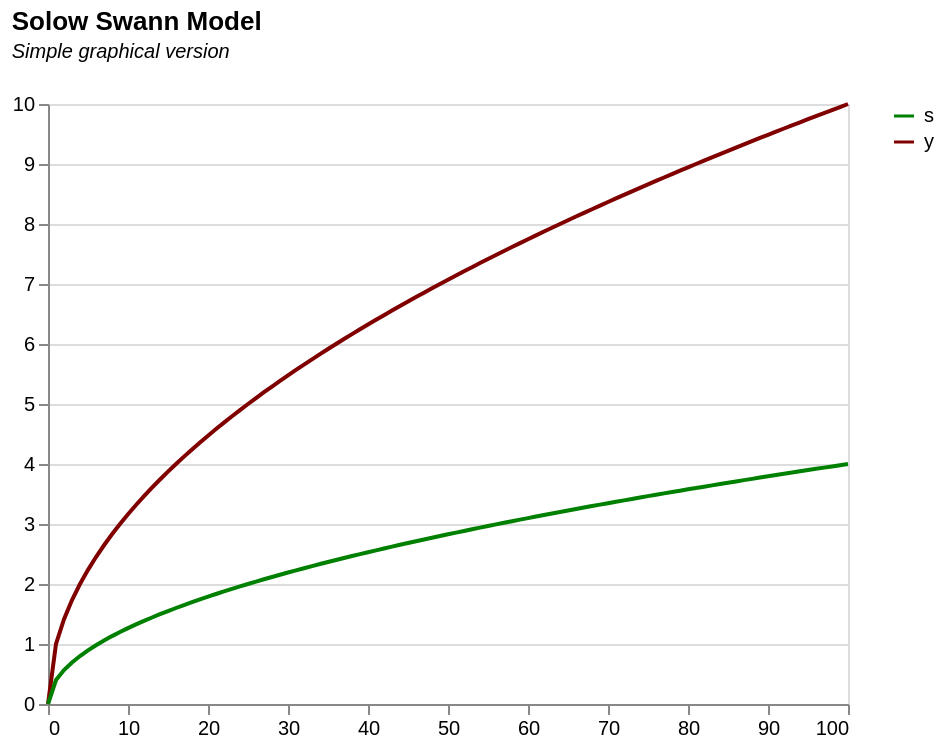

Write the Vega-Lite specification saved for this chart.
### Vega-Lite specification from a JSON file in a GitHub repository (floating-point values rounded to 4 significant figures)
{"$schema": "https://vega.github.io/schema/vega-lite/v5.json", "title": {"text": "Solow Swann Model", "subtitle": ["Simple graphical version", ""], "subtitleFontStyle": "italic", "subtitleFontSize": 10, "anchor": "start", "color": "black"}, "data": {"values": [{"k": "0", "y": "0", "s": "0", "s1": "0", "s2": "0", "s3": "0", "d": "0", "a": "0", "y2_a": "0", "y2_b": "0", "y2": "0", "a2": "0"}, {"k": "1", "y": "1", "s": "0.4", "s1": "0.2", "s2": "0.3", "s3": "0.9", "d": "0.05", "a": "0.35", "y2_a": "1", "y2_b": "0", "y2": "1", "a2": "0.25"}, {"k": "2", "y": "1.414213562", "s": "0.565685425", "s1": "0.4", "s2": "0.424264069", "s3": "1.8", "d": "0.1", "a": "0.465685425", "y2_a": "1.414213562", "y2_b": "0", "y2": "1.414213562", "a2": "0.324264069"}, {"k": "3", "y": "1.732050808", "s": "0.692820323", "s1": "0.6", "s2": "0.519615242", "s3": "2.7", "d": "0.15", "a": "0.542820323", "y2_a": "1.732050808", "y2_b": "0", "y2": "1.732050808", "a2": "0.369615242"}, {"k": "4", "y": "2", "s": "0.8", "s1": "0.8", "s2": "0.6", "s3": "3.6", "d": "0.2", "a": "0.6", "y2_a": "2", "y2_b": "0", "y2": "2", "a2": "0.4"}, {"k": "5", "y": "2.236067977", "s": "0.894427191", "s1": "1", "s2": "0.670820393", "s3": "4.5", "d": "0.25", "a": "0.644427191", "y2_a": "2.236067977", "y2_b": "0", "y2": "2.236067977", "a2": "0.420820393"}, {"k": "6", "y": "2.449489743", "s": "0.979795897", "s1": "1.2", "s2": "0.734846923", "s3": "5.4", "d": "0.3", "a": "0.679795897", "y2_a": "2.449489743", "y2_b": "0", "y2": "2.449489743", "a2": "0.434846923"}, {"k": "7", "y": "2.645751311", "s": "1.058300524", "s1": "1.4", "s2": "0.793725393", "s3": "6.3", "d": "0.35", "a": "0.708300524", "y2_a": "2.645751311", "y2_b": "0", "y2": "2.645751311", "a2": "0.443725393"}, {"k": "8", "y": "2.828427125", "s": "1.13137085", "s1": "1.6", "s2": "0.848528137", "s3": "7.2", "d": "0.4", "a": "0.73137085", "y2_a": "2.828427125", "y2_b": "0", "y2": "2.828427125", "a2": "0.448528137"}, {"k": "9", "y": "3", "s": "1.2", "s1": "1.8", "s2": "0.9", "s3": "8.1", "d": "0.45", "a": "0.75", "y2_a": "3", "y2_b": "0", "y2": "3", "a2": "0.45"}, {"k": "10", "y": "3.16227766", "s": "1.264911064", "s1": "2", "s2": "0.948683298", "s3": "9", "d": "0.5", "a": "0.764911064", "y2_a": "3.16227766", "y2_b": "0", "y2": "3.16227766", "a2": "0.448683298"}, {"k": "11", "y": "3.31662479", "s": "1.326649916", "s1": "2.2", "s2": "0.994987437", "s3": "9.9", "d": "0.55", "a": "0.776649916", "y2_a": "3.31662479", "y2_b": "0", "y2": "3.31662479", "a2": "0.444987437"}, {"k": "12", "y": "3.464101615", "s": "1.385640646", "s1": "2.4", "s2": "1.039230485", "s3": "10.8", "d": "0.6", "a": "0.785640646", "y2_a": "3.464101615", "y2_b": "0", "y2": "3.464101615", "a2": "0.439230485"}, {"k": "13", "y": "3.605551275", "s": "1.44222051", "s1": "2.6", "s2": "1.081665383", "s3": "11.7", "d": "0.65", "a": "0.79222051", "y2_a": "3.605551275", "y2_b": "0", "y2": "3.605551275", "a2": "0.431665383"}, {"k": "14", "y": "3.741657387", "s": "1.496662955", "s1": "2.8", "s2": "1.122497216", "s3": "12.6", "d": "0.7", "a": "0.796662955", "y2_a": "3.741657387", "y2_b": "0", "y2": "3.741657387", "a2": "0.422497216"}, {"k": "15", "y": "3.872983346", "s": "1.549193338", "s1": "3", "s2": "1.161895004", "s3": "13.5", "d": "0.75", "a": "0.799193338", "y2_a": "3.872983346", "y2_b": "0", "y2": "3.872983346", "a2": "0.411895004"}, {"k": "16", "y": "4", "s": "1.6", "s1": "3.2", "s2": "1.2", "s3": "14.4", "d": "0.8", "a": "0.8", "y2_a": "4", "y2_b": "0", "y2": "4", "a2": "0.4"}, {"k": "17", "y": "4.123105626", "s": "1.64924225", "s1": "3.4", "s2": "1.236931688", "s3": "15.3", "d": "0.85", "a": "0.79924225", "y2_a": "4.123105626", "y2_b": "0", "y2": "4.123105626", "a2": "0.386931688"}, {"k": "18", "y": "4.242640687", "s": "1.697056275", "s1": "3.6", "s2": "1.272792206", "s3": "16.2", "d": "0.9", "a": "0.797056275", "y2_a": "4.242640687", "y2_b": "0", "y2": "4.242640687", "a2": "0.372792206"}, {"k": "19", "y": "4.358898944", "s": "1.743559577", "s1": "3.8", "s2": "1.307669683", "s3": "17.1", "d": "0.95", "a": "0.793559577", "y2_a": "4.358898944", "y2_b": "0", "y2": "4.358898944", "a2": "0.357669683"}, {"k": "20", "y": "4.472135955", "s": "1.788854382", "s1": "4", "s2": "1.341640786", "s3": "18", "d": "1", "a": "0.788854382", "y2_a": "4.472135955", "y2_b": "0", "y2": "4.472135955", "a2": "0.341640786"}, {"k": "21", "y": "4.582575695", "s": "1.833030278", "s1": "4.2", "s2": "1.374772708", "s3": "18.9", "d": "1.05", "a": "0.783030278", "y2_a": "4.582575695", "y2_b": "0", "y2": "4.582575695", "a2": "0.324772708"}, {"k": "22", "y": "4.69041576", "s": "1.876166304", "s1": "4.4", "s2": "1.407124728", "s3": "19.8", "d": "1.1", "a": "0.776166304", "y2_a": "4.69041576", "y2_b": "0", "y2": "4.69041576", "a2": "0.307124728"}, {"k": "23", "y": "4.795831523", "s": "1.918332609", "s1": "4.6", "s2": "1.438749457", "s3": "20.7", "d": "1.15", "a": "0.768332609", "y2_a": "4.795831523", "y2_b": "0", "y2": "4.795831523", "a2": "0.288749457"}, {"k": "24", "y": "4.898979486", "s": "1.959591794", "s1": "4.8", "s2": "1.469693846", "s3": "21.6", "d": "1.2", "a": "0.759591794", "y2_a": "4.898979486", "y2_b": "0", "y2": "4.898979486", "a2": "0.269693846"}, {"k": "25", "y": "5", "s": "2", "s1": "5", "s2": "1.5", "s3": "22.5", "d": "1.25", "a": "0.75", "y2_a": "5", "y2_b": "0", "y2": "5", "a2": "0.25"}, {"k": "26", "y": "5.099019514", "s": "2.039607805", "s1": "5.2", "s2": "1.529705854", "s3": "23.4", "d": "1.3", "a": "0.739607805", "y2_a": "5.099019514", "y2_b": "0", "y2": "5.099019514", "a2": "0.229705854"}, {"k": "27", "y": "5.196152423", "s": "2.078460969", "s1": "5.4", "s2": "1.558845727", "s3": "24.3", "d": "1.35", "a": "0.728460969", "y2_a": "5.196152423", "y2_b": "0", "y2": "5.196152423", "a2": "0.208845727"}, {"k": "28", "y": "5.291502622", "s": "2.116601049", "s1": "5.6", "s2": "1.587450787", "s3": "25.2", "d": "1.4", "a": "0.716601049", "y2_a": "5.291502622", "y2_b": "0", "y2": "5.291502622", "a2": "0.187450787"}, {"k": "29", "y": "5.385164807", "s": "2.154065923", "s1": "5.8", "s2": "1.615549442", "s3": "26.1", "d": "1.45", "a": "0.704065923", "y2_a": "5.385164807", "y2_b": "0", "y2": "5.385164807", "a2": "0.165549442"}, {"k": "30", "y": "5.477225575", "s": "2.19089023", "s1": "6", "s2": "1.643167673", "s3": "27", "d": "1.5", "a": "0.69089023", "y2_a": "5.477225575", "y2_b": "0", "y2": "5.477225575", "a2": "0.143167673"}, {"k": "31", "y": "5.567764363", "s": "2.227105745", "s1": "6.2", "s2": "1.670329309", "s3": "27.9", "d": "1.55", "a": "0.677105745", "y2_a": "5.567764363", "y2_b": "0", "y2": "5.567764363", "a2": "0.120329309"}, {"k": "32", "y": "5.656854249", "s": "2.2627417", "s1": "6.4", "s2": "1.697056275", "s3": "28.8", "d": "1.6", "a": "0.6627417", "y2_a": "5.656854249", "y2_b": "0", "y2": "5.656854249", "a2": "0.097056275"}, {"k": "33", "y": "5.744562647", "s": "2.297825059", "s1": "6.6", "s2": "1.723368794", "s3": "29.7", "d": "1.65", "a": "0.647825059", "y2_a": "5.744562647", "y2_b": "0", "y2": "5.744562647", "a2": "0.073368794"}, {"k": "34", "y": "5.830951895", "s": "2.332380758", "s1": "6.8", "s2": "1.749285568", "s3": "30.6", "d": "1.7", "a": "0.632380758", "y2_a": "5.830951895", "y2_b": "0", "y2": "5.830951895", "a2": "0.049285568"}, {"k": "35", "y": "5.916079783", "s": "2.366431913", "s1": "7", "s2": "1.774823935", "s3": "31.5", "d": "1.75", "a": "0.616431913", "y2_a": "5.916079783", "y2_b": "0", "y2": "5.916079783", "a2": "0.024823935"}, {"k": "36", "y": "6", "s": "2.4", "s1": "7.2", "s2": "1.8", "s3": "32.4", "d": "1.8", "a": "0.6", "y2_a": "6", "y2_b": "0", "y2": "6", "a2": "0"}, {"k": "37", "y": "6.08276253", "s": "2.433105012", "s1": "7.4", "s2": "1.824828759", "s3": "33.3", "d": "1.85", "a": "0.583105012", "y2_a": "6.08276253", "y2_b": "0", "y2": "6.08276253", "a2": "-0.025171241"}, {"k": "38", "y": "6.164414003", "s": "2.465765601", "s1": "7.6", "s2": "1.849324201", "s3": "34.2", "d": "1.9", "a": "0.565765601", "y2_a": "6.164414003", "y2_b": "0", "y2": "6.164414003", "a2": "-0.050675799"}, {"k": "39", "y": "6.244997998", "s": "2.497999199", "s1": "7.8", "s2": "1.8734994", "s3": "35.1", "d": "1.95", "a": "0.547999199", "y2_a": "6.244997998", "y2_b": "0", "y2": "6.244997998", "a2": "-0.0765006"}, {"k": "40", "y": "6.32455532", "s": "2.529822128", "s1": "8", "s2": "1.897366596", "s3": "36", "d": "2", "a": "0.529822128", "y2_a": "6.32455532", "y2_b": "0", "y2": "6.32455532", "a2": "-0.102633404"}, {"k": "41", "y": "6.403124237", "s": "2.561249695", "s1": "8.2", "s2": "1.920937271", "s3": "36.9", "d": "2.05", "a": "0.511249695", "y2_a": "6.403124237", "y2_b": "0", "y2": "6.403124237", "a2": "-0.129062729"}, {"k": "42", "y": "6.480740698", "s": "2.592296279", "s1": "8.4", "s2": "1.94422221", "s3": "37.8", "d": "2.1", "a": "0.492296279", "y2_a": "6.480740698", "y2_b": "0", "y2": "6.480740698", "a2": "-0.15577779"}, {"k": "43", "y": "6.557438524", "s": "2.62297541", "s1": "8.6", "s2": "1.967231557", "s3": "38.7", "d": "2.15", "a": "0.47297541", "y2_a": "6.557438524", "y2_b": "0", "y2": "6.557438524", "a2": "-0.182768443"}, {"k": "44", "y": "6.633249581", "s": "2.653299832", "s1": "8.8", "s2": "1.989974874", "s3": "39.6", "d": "2.2", "a": "0.453299832", "y2_a": "6.633249581", "y2_b": "0", "y2": "6.633249581", "a2": "-0.210025126"}, {"k": "45", "y": "6.708203932", "s": "2.683281573", "s1": "9", "s2": "2.01246118", "s3": "40.5", "d": "2.25", "a": "0.433281573", "y2_a": "6.708203932", "y2_b": "0", "y2": "6.708203932", "a2": "-0.23753882"}, {"k": "46", "y": "6.782329983", "s": "2.712931993", "s1": "9.2", "s2": "2.034698995", "s3": "41.4", "d": "2.3", "a": "0.412931993", "y2_a": "6.782329983", "y2_b": "0", "y2": "6.782329983", "a2": "-0.265301005"}, {"k": "47", "y": "6.8556546", "s": "2.74226184", "s1": "9.4", "s2": "2.05669638", "s3": "42.3", "d": "2.35", "a": "0.39226184", "y2_a": "6.8556546", "y2_b": "0", "y2": "6.8556546", "a2": "-0.29330362"}, {"k": "48", "y": "6.92820323", "s": "2.771281292", "s1": "9.6", "s2": "2.078460969", "s3": "43.2", "d": "2.4", "a": "0.371281292", "y2_a": "6.92820323", "y2_b": "0", "y2": "6.92820323", "a2": "-0.321539031"}, {"k": "49", "y": "7", "s": "2.8", "s1": "9.8", "s2": "2.1", "s3": "44.1", "d": "2.45", "a": "0.35", "y2_a": "7", "y2_b": "0", "y2": "7", "a2": "-0.35"}, {"k": "50", "y": "7.071067812", "s": "2.828427125", "s1": "10", "s2": "2.121320344", "s3": "45", "d": "2.5", "a": "0.328427125", "y2_a": "7.071067812", "y2_b": "0", "y2": "7.071067812", "a2": "-0.378679656"}, {"k": "51", "y": "7.141428429", "s": "2.856571371", "s1": "10.2", "s2": "2.142428529", "s3": "45.9", "d": "2.55", "a": "0.306571371", "y2_a": "7.141428429", "y2_b": "1", "y2": "7.141428429", "a2": "-0.407571471"}, {"k": "52", "y": "7.211102551", "s": "2.88444102", "s1": "10.4", "s2": "2.163330765", "s3": "46.8", "d": "2.6", "a": "0.28444102", "y2_a": "7.211102551", "y2_b": "1.741101127", "y2": "7.211102551", "a2": "-0.436669235"}, {"k": "53", "y": "7.280109889", "s": "2.912043956", "s1": "10.6", "s2": "2.184032967", "s3": "47.7", "d": "2.65", "a": "0.262043956", "y2_a": "7.280109889", "y2_b": "2.408224685", "y2": "7.280109889", "a2": "-0.465967033"}, {"k": "54", "y": "7.348469228", "s": "2.939387691", "s1": "10.8", "s2": "2.204540769", "s3": "48.6", "d": "2.7", "a": "0.239387691", "y2_a": "7.348469228", "y2_b": "3.031433133", "y2": "7.348469228", "a2": "-0.495459231"}, {"k": "55", "y": "7.416198487", "s": "2.966479395", "s1": "11", "s2": "2.224859546", "s3": "49.5", "d": "2.75", "a": "0.216479395", "y2_a": "7.416198487", "y2_b": "3.623898318", "y2": "7.416198487", "a2": "-0.525140454"}, {"k": "56", "y": "7.483314774", "s": "2.993325909", "s1": "11.2", "s2": "2.244994432", "s3": "50.4", "d": "2.8", "a": "0.193325909", "y2_a": "7.483314774", "y2_b": "4.192962713", "y2": "7.483314774", "a2": "-0.555005568"}, {"k": "57", "y": "7.549834435", "s": "3.019933774", "s1": "11.4", "s2": "2.264950331", "s3": "51.3", "d": "2.85", "a": "0.169933774", "y2_a": "7.549834435", "y2_b": "4.743276394", "y2": "7.549834435", "a2": "-0.585049669"}, {"k": "58", "y": "7.615773106", "s": "3.046309242", "s1": "11.6", "s2": "2.284731932", "s3": "52.2", "d": "2.9", "a": "0.146309242", "y2_a": "7.615773106", "y2_b": "5.278031643", "y2": "7.615773106", "a2": "-0.615268068"}, {"k": "59", "y": "7.681145748", "s": "3.072458299", "s1": "11.8", "s2": "2.304343724", "s3": "53.1", "d": "2.95", "a": "0.122458299", "y2_a": "7.681145748", "y2_b": "5.799546135", "y2": "7.681145748", "a2": "-0.645656276"}, {"k": "60", "y": "7.745966692", "s": "3.098386677", "s1": "12", "s2": "2.323790008", "s3": "54", "d": "3", "a": "0.098386677", "y2_a": "7.745966692", "y2_b": "6.309573445", "y2": "7.745966692", "a2": "-0.676209992"}, {"k": "61", "y": "7.810249676", "s": "3.12409987", "s1": "12.2", "s2": "2.343074903", "s3": "54.9", "d": "3.05", "a": "0.07409987", "y2_a": "7.810249676", "y2_b": "6.809483128", "y2": "7.810249676", "a2": "-0.706925097"}, {"k": "62", "y": "7.874007874", "s": "3.14960315", "s1": "12.4", "s2": "2.362202362", "s3": "55.8", "d": "3.1", "a": "0.04960315", "y2_a": "7.874007874", "y2_b": "7.300372103", "y2": "7.874007874", "a2": "-0.737797638"}, {"k": "63", "y": "7.937253933", "s": "3.174901573", "s1": "12.6", "s2": "2.38117618", "s3": "56.7", "d": "3.15", "a": "0.024901573", "y2_a": "7.937253933", "y2_b": "7.783137122", "y2": "7.937253933", "a2": "-0.76882382"}, {"k": "64", "y": "8", "s": "3.2", "s1": "12.8", "s2": "2.477557162", "s3": "57.6", "d": "3.2", "a": "0", "y2_a": "8", "y2_b": "8.258523873", "y2": "8.258523873", "a2": "-0.722442838"}, {"k": "65", "y": "8.062257748", "s": "3.224903099", "s1": "13", "s2": "2.618148416", "s3": "58.5", "d": "3.25", "a": "-0.025096901", "y2_a": "8.062257748", "y2_b": "8.727161387", "y2": "8.727161387", "a2": "-0.631851584"}, {"k": "66", "y": "8.124038405", "s": "3.249615362", "s1": "13.2", "s2": "2.756876052", "s3": "59.4", "d": "3.3", "a": "-0.050384638", "y2_a": "8.124038405", "y2_b": "9.18958684", "y2": "9.18958684", "a2": "-0.543123948"}, {"k": "67", "y": "8.185352772", "s": "3.274141109", "s1": "13.4", "s2": "2.893879157", "s3": "60.3", "d": "3.35", "a": "-0.075858891", "y2_a": "8.185352772", "y2_b": "9.646263856", "y2": "9.646263856", "a2": "-0.456120843"}, {"k": "68", "y": "8.246211251", "s": "3.2984845", "s1": "13.6", "s2": "3.029278893", "s3": "61.2", "d": "3.4", "a": "-0.1015155", "y2_a": "8.246211251", "y2_b": "10.09759631", "y2": "10.09759631", "a2": "-0.370721107"}, {"k": "69", "y": "8.306623863", "s": "3.322649545", "s1": "13.8", "s2": "3.163181671", "s3": "62.1", "d": "3.45", "a": "-0.127350455", "y2_a": "8.306623863", "y2_b": "10.5439389", "y2": "10.5439389", "a2": "-0.286818329"}, {"k": "70", "y": "8.366600265", "s": "3.346640106", "s1": "14", "s2": "3.29568163", "s3": "63", "d": "3.5", "a": "-0.153359894", "y2_a": "8.366600265", "y2_b": "10.98560543", "y2": "10.98560543", "a2": "-0.20431837"}, {"k": "71", "y": "8.426149773", "s": "3.370459909", "s1": "14.2", "s2": "3.42686259", "s3": "63.9", "d": "3.55", "a": "-0.179540091", "y2_a": "8.426149773", "y2_b": "11.4228753", "y2": "11.4228753", "a2": "-0.12313741"}, {"k": "72", "y": "8.485281374", "s": "3.39411255", "s1": "14.4", "s2": "3.556799623", "s3": "64.8", "d": "3.6", "a": "-0.20588745", "y2_a": "8.485281374", "y2_b": "11.85599874", "y2": "11.85599874", "a2": "-0.043200377"}, {"k": "73", "y": "8.544003745", "s": "3.417601498", "s1": "14.6", "s2": "3.68556032", "s3": "65.7", "d": "3.65", "a": "-0.232398502", "y2_a": "8.544003745", "y2_b": "12.28520107", "y2": "12.28520107", "a2": "0.03556032"}, {"k": "74", "y": "8.602325267", "s": "3.440930107", "s1": "14.8", "s2": "3.813205828", "s3": "66.6", "d": "3.7", "a": "-0.259069893", "y2_a": "8.602325267", "y2_b": "12.71068609", "y2": "12.71068609", "a2": "0.113205828"}, {"k": "75", "y": "8.660254038", "s": "3.464101615", "s1": "15", "s2": "3.939791707", "s3": "67.5", "d": "3.75", "a": "-0.285898385", "y2_a": "8.660254038", "y2_b": "13.13263902", "y2": "13.13263902", "a2": "0.189791707"}, {"k": "76", "y": "8.717797887", "s": "3.487119155", "s1": "15.2", "s2": "4.065368643", "s3": "68.4", "d": "3.8", "a": "-0.312880845", "y2_a": "8.717797887", "y2_b": "13.55122881", "y2": "13.55122881", "a2": "0.265368643"}, {"k": "77", "y": "8.774964387", "s": "3.509985755", "s1": "15.4", "s2": "4.18998305", "s3": "69.3", "d": "3.85", "a": "-0.340014245", "y2_a": "8.774964387", "y2_b": "13.96661017", "y2": "13.96661017", "a2": "0.33998305"}, {"k": "78", "y": "8.831760866", "s": "3.532704347", "s1": "15.6", "s2": "4.313677566", "s3": "70.2", "d": "3.9", "a": "-0.367295653", "y2_a": "8.831760866", "y2_b": "14.37892522", "y2": "14.37892522", "a2": "0.413677566"}, {"k": "79", "y": "8.888194417", "s": "3.555277767", "s1": "15.8", "s2": "4.436491492", "s3": "71.1", "d": "3.95", "a": "-0.394722233", "y2_a": "8.888194417", "y2_b": "14.78830497", "y2": "14.78830497", "a2": "0.486491492"}, {"k": "80", "y": "8.94427191", "s": "3.577708764", "s1": "16", "s2": "4.558461157", "s3": "72", "d": "4", "a": "-0.422291236", "y2_a": "8.94427191", "y2_b": "15.19487052", "y2": "15.19487052", "a2": "0.558461157"}, {"k": "81", "y": "9", "s": "3.6", "s1": "16.2", "s2": "4.67962023", "s3": "72.9", "d": "4.05", "a": "-0.45", "y2_a": "9", "y2_b": "15.5987341", "y2": "15.5987341", "a2": "0.62962023"}, {"k": "82", "y": "9.055385138", "s": "3.622154055", "s1": "16.4", "s2": "4.8", "s3": "73.8", "d": "4.1", "a": "-0.477845945", "y2_a": "9.055385138", "y2_b": "16", "y2": "16", "a2": "0.7"}, {"k": "83", "y": "9.110433579", "s": "3.644173432", "s1": "16.6", "s2": "4.919629609", "s3": "74.7", "d": "4.15", "a": "-0.505826568", "y2_a": "9.110433579", "y2_b": "16.39876536", "y2": "16.39876536", "a2": "0.769629609"}, {"k": "84", "y": "9.16515139", "s": "3.666060556", "s1": "16.8", "s2": "5.03853626", "s3": "75.6", "d": "4.2", "a": "-0.533939444", "y2_a": "9.16515139", "y2_b": "16.79512087", "y2": "16.79512087", "a2": "0.83853626"}, {"k": "85", "y": "9.219544457", "s": "3.687817783", "s1": "17", "s2": "5.156745404", "s3": "76.5", "d": "4.25", "a": "-0.562182217", "y2_a": "9.219544457", "y2_b": "17.18915135", "y2": "17.18915135", "a2": "0.906745404"}, {"k": "86", "y": "9.273618495", "s": "3.709447398", "s1": "17.2", "s2": "5.274280893", "s3": "77.4", "d": "4.3", "a": "-0.590552602", "y2_a": "9.273618495", "y2_b": "17.58093631", "y2": "17.58093631", "a2": "0.974280893"}, {"k": "87", "y": "9.327379053", "s": "3.730951621", "s1": "17.4", "s2": "5.391165125", "s3": "78.3", "d": "4.35", "a": "-0.619048379", "y2_a": "9.327379053", "y2_b": "17.97055042", "y2": "17.97055042", "a2": "1.041165125"}, {"k": "88", "y": "9.38083152", "s": "3.752332608", "s1": "17.6", "s2": "5.507419171", "s3": "79.2", "d": "4.4", "a": "-0.647667392", "y2_a": "9.38083152", "y2_b": "18.3580639", "y2": "18.3580639", "a2": "1.107419171"}, {"k": "89", "y": "9.433981132", "s": "3.773592453", "s1": "17.8", "s2": "5.623062884", "s3": "80.1", "d": "4.45", "a": "-0.676407547", "y2_a": "9.433981132", "y2_b": "18.74354295", "y2": "18.74354295", "a2": "1.173062884"}, {"k": "90", "y": "9.486832981", "s": "3.794733192", "s1": "18", "s2": "5.738114999", "s3": "81", "d": "4.5", "a": "-0.705266808", "y2_a": "9.486832981", "y2_b": "19.12705", "y2": "19.12705", "a2": "1.238114999"}, {"k": "91", "y": "9.539392014", "s": "3.815756806", "s1": "18.2", "s2": "5.852593223", "s3": "81.9", "d": "4.55", "a": "-0.734243194", "y2_a": "9.539392014", "y2_b": "19.50864408", "y2": "19.50864408", "a2": "1.302593223"}, {"k": "92", "y": "9.591663047", "s": "3.836665219", "s1": "18.4", "s2": "5.966514316", "s3": "82.8", "d": "4.6", "a": "-0.763334781", "y2_a": "9.591663047", "y2_b": "19.88838105", "y2": "19.88838105", "a2": "1.366514316"}, {"k": "93", "y": "9.643650761", "s": "3.857460304", "s1": "18.6", "s2": "6.079894162", "s3": "83.7", "d": "4.65", "a": "-0.792539696", "y2_a": "9.643650761", "y2_b": "20.26631387", "y2": "20.26631387", "a2": "1.429894162"}, {"k": "94", "y": "9.695359715", "s": "3.878143886", "s1": "18.8", "s2": "6.192747831", "s3": "84.6", "d": "4.7", "a": "-0.821856114", "y2_a": "9.695359715", "y2_b": "20.64249277", "y2": "20.64249277", "a2": "1.492747831"}, {"k": "95", "y": "9.746794345", "s": "3.898717738", "s1": "19", "s2": "6.305089646", "s3": "85.5", "d": "4.75", "a": "-0.851282262", "y2_a": "9.746794345", "y2_b": "21.01696549", "y2": "21.01696549", "a2": "1.555089646"}, {"k": "96", "y": "9.797958971", "s": "3.919183588", "s1": "19.2", "s2": "6.416933226", "s3": "86.4", "d": "4.8", "a": "-0.880816412", "y2_a": "9.797958971", "y2_b": "21.38977742", "y2": "21.38977742", "a2": "1.616933226"}, {"k": "97", "y": "9.848857802", "s": "3.939543121", "s1": "19.4", "s2": "6.528291543", "s3": "87.3", "d": "4.85", "a": "-0.910456879", "y2_a": "9.848857802", "y2_b": "21.76097181", "y2": "21.76097181", "a2": "1.678291543"}, {"k": "98", "y": "9.899494937", "s": "3.959797975", "s1": "19.6", "s2": "6.639176963", "s3": "88.2", "d": "4.9", "a": "-0.940202025", "y2_a": "9.899494937", "y2_b": "22.13058988", "y2": "22.13058988", "a2": "1.739176963"}, {"k": "99", "y": "9.949874371", "s": "3.979949748", "s1": "19.8", "s2": "6.749601284", "s3": "89.1", "d": "4.95", "a": "-0.970050252", "y2_a": "9.949874371", "y2_b": "22.49867095", "y2": "22.49867095", "a2": "1.799601284"}, {"k": "100", "y": "10", "s": "4", "s1": "20", "s2": "6.859575779", "s3": "90", "d": "5", "a": "-1", "y2_a": "10", "y2_b": "22.8652526", "y2": "22.8652526", "a2": "1.859575779"}], "format": {"parse": {"k": "number"}}}, "transform": [{"fold": ["y", "s"], "as": ["variable", "value"]}], "height": 300, "width": 400, "layer": [{"mark": {"type": "line", "strokeWidth": 2}, "encoding": {"x": {"field": "k", "type": "quantitative", "title": null, "axis": {"grid": false}}, "y": {"field": "value", "type": "quantitative", "title": null}, "color": {"field": "variable", "title": null, "scale": {"range": ["green", "rgb(128,0,0)"]}}}}, {"mark": {"type": "rule", "color": "darkgray", "size": 0, "strokeDash": [6, 3]}, "encoding": {"x": {"datum": 64}}}]}
